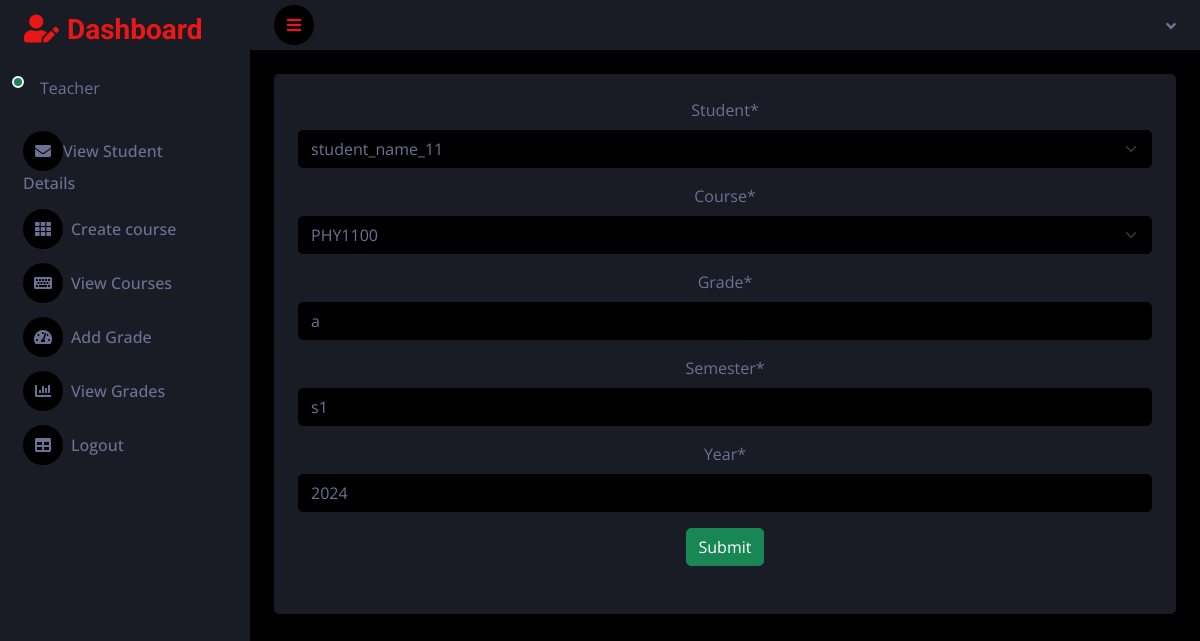
/teacher_update_grade/1/, run on an earlier commit of the app's database.
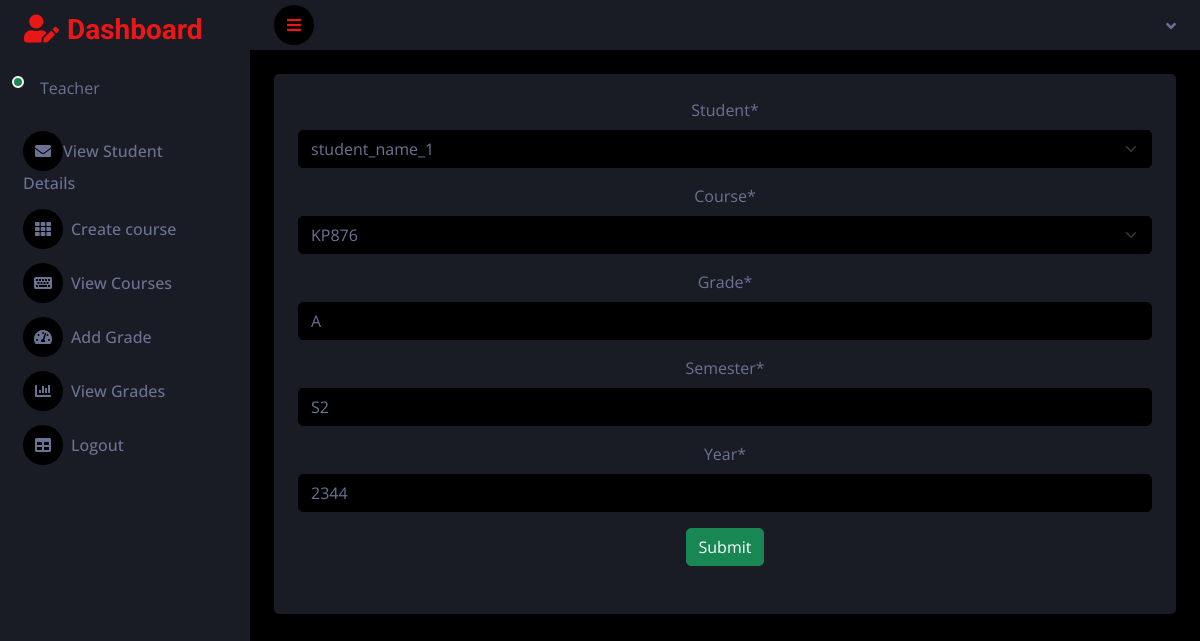
And on a later commit of the database.
### grade_app/models.py (models this page shows)
class Grade(models.Model):
    student = models.ForeignKey(Student, on_delete=models.CASCADE)
    course = models.ForeignKey(Course, on_delete=models.CASCADE)
    grade = models.CharField(max_length=10)
    semester = models.CharField(max_length=2)
    year = models.CharField(max_length=4)
    grade_credits_dictionary = {'a':4,'b':3,'c':2,'d':1}

### grade_app/teacher_views.py (the view)
# urls.py: path('teacher_update_grade/<int:id>/',teacher_views.teacher_update_grade,name='teacher_update_grade'),
def teacher_update_grade(request,id):
    grade_object = Grade.objects.get(id = id)
    grade_form_object = Grade_update_form(instance=grade_object)
    if request.method == 'POST':
        grade_form_object = Grade_update_form(request.POST,instance=grade_object)
        grade_form_object.save()
        return redirect('teacher_view_grades')
    return render(request, 'teacher/teacher_update_grade.html',{'grade_form_object':grade_form_object})

### grade_app/forms.py
class Grade_update_form(forms.ModelForm):
    class Meta:
        model = Grade
        fields = ('__all__')

### grade_app/models.py (called while the page is built)
    def __str__(self):
        return self.name

    def __str__(self):
        return self.course_code

### template/teacher/teacher_update_grade.html (shortened to what this page needs)
{% extends 'teacher/teacher_dash.html' %}
{% load crispy_forms_tags %}
{% block content %}
<form method="POST" style="width:100%;">
    {{grade_form_object|crispy}}
    <button type="submit" class="btn btn-success">Submit</button>
</form>
{% endblock %}

What changed in the data, as far as the page shows it:
changed Grade: student "student_name_11" → "student_name_1"; course "PHY1100" → "KP876"; grade "a" → "A"; semester "s1" → "S2"; year "2024" → "2344"
